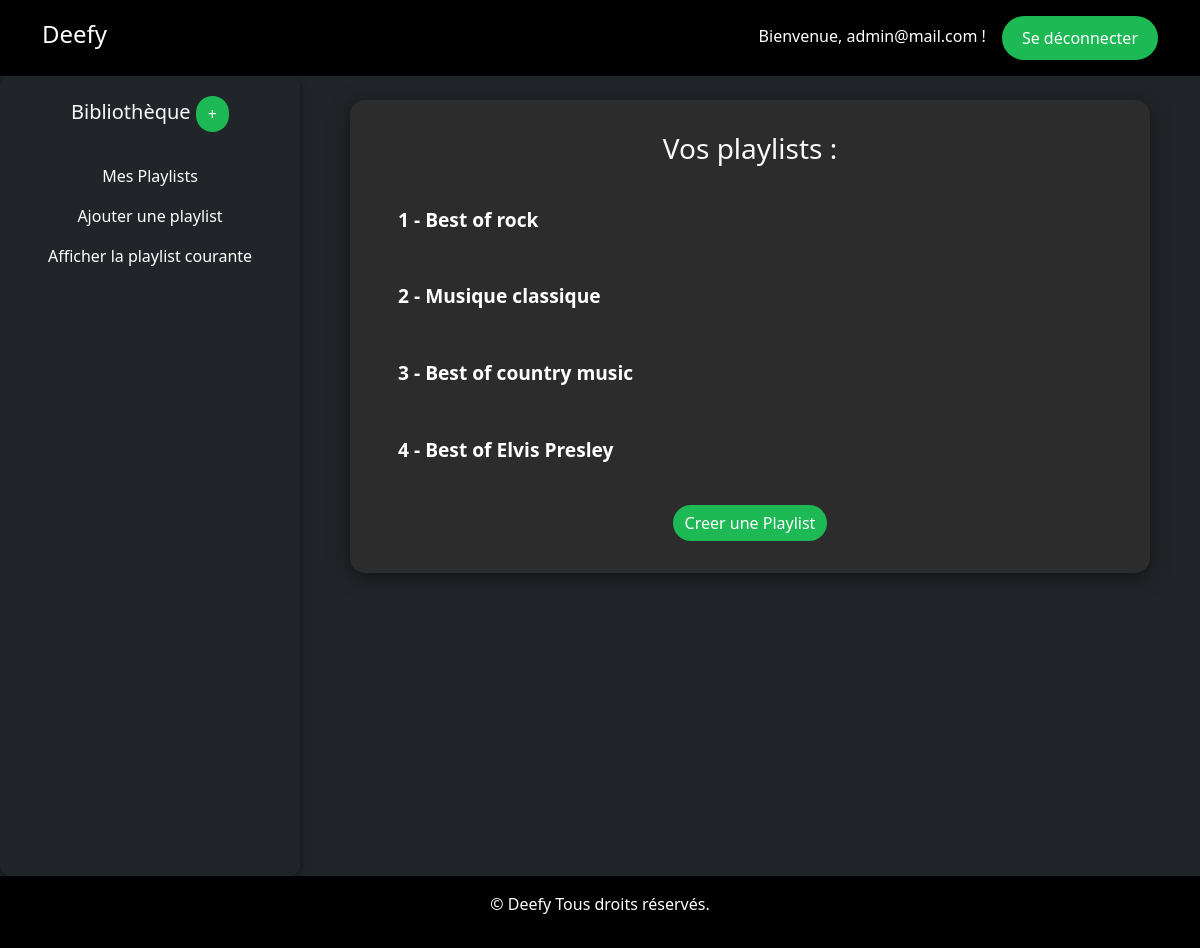
Screenshot of /?action=playlist (signed in) with the database file from the repository.
### tables this page shows
CREATE TABLE `playlist` (
                            `id` int(11) NOT NULL AUTO_INCREMENT,
                            `nom` varchar(100) NOT NULL,
                            PRIMARY KEY (`id`)
);

### index.php (called while the page is built, shortened)
<?php
$action = new D\Dispatcher();
$action->run();

### src/classes/repository/DeefyRepository.php (called while the page is built, shortened)
<?php
class DeefyRepository
{
    private \PDO $pdo;
    private static ?DeefyRepository $instance = null;
    private static array $config = [];
    private function __construct(array $conf)
    {
        $this->pdo = new \PDO($conf['dsn'], $conf['user'], $conf['pass'],
            [\PDO::ATTR_ERRMODE => \PDO::ERRMODE_EXCEPTION]);
    }
    public static function setConfig(string $file)
    {
        $conf = parse_ini_file($file);
        self::$config = $conf;
    }
    public static function getInstance() : DeefyRepository
    {
        if (is_null(self::$instance)) {
            self::$instance = new DeefyRepository(self::$config);
        }
        return self::$instance;
    }
    public function listPlaylist(): array
    {
        $arrayPlaylist = [];
        $queryPlaylist = "SELECT p.id, p.nom FROM playlist p";
        $stmtPlaylist = $this->pdo->query($queryPlaylist);
        while ($data = $stmtPlaylist->fetch()) {
            $playlist = new Playlist($data["nom"]);
            $playlist->setId($data["id"]);
            $arrayPlaylist[] = $playlist;
        }
        return $arrayPlaylist;
    }
}

### src/classes/audio/lists/AudioList.php (called while the page is built, shortened)
<?php
class AudioList
{
    public function __construct(string $nom, int $id = 0, array $pistes = [])
    {
        $this->nom = $nom;
    }
    public function calculerDureePiste(array $pistes): int
    {
        $duree = 0;
        return $duree;
    }
    public function __get(string $at)
    {
        if (property_exists($this, $at)) {
            return $this->$at;
        }
        throw new InvalidPropertyNameException("$at : invalid property");
    }
    public function setId(int $id): void
    {
        $this->id = $id;
    }
}
?>

### src/classes/action/DisplayPlaylistsAction.php (the view, shortened to what this page needs)
<?php
class DisplayPlaylistsAction extends Action
{
    public function execute(): string
    {
        $repository = DeefyRepository::getInstance();
        $res  = <<<HTML
<div class="playlist-container">
<h1 class="h3 mb-4 text-center">Vos playlists : </h1>
HTML;
        try {
            $checkRoleAdmin = Authz::checkRole(User::ROLE_ADMIN);
            $user = AuthnProvider::getSignedInUser();
            if($checkRoleAdmin){
                $listPlaylist = $repository->listPlaylist();
            } else{
                $listPlaylist = $repository->listPlaylist2User($user->id);
            }
        } catch (AuthException $e){
            return $this->errorMessage($e->getMessage());
        }
        $compteur =1;
        foreach ($listPlaylist as $playlist){
            $res .= <<<HTML
<a class="nav-link" href="?action=display-playlist&id=$playlist->id">
<div class="track-item mb-3 "">
    <strong>$compteur - {$playlist->nom}</strong>
</div>
</a>
HTML;
            $compteur++;
        }
        $res .= <<<HTML
    <div class="text-center mt-4">
        <a href="?action=add-playlist" class="btn btn-primary">Creer une Playlist</a>
    </div>
</div>
HTML;
        return $res;
    }
}

### css/styles.css (style rules this page uses)
body { background-color: #121212; color: white; }
.nav-link { transition: color 0.3s; }
.btn-primary { background-color: #1db954; border: none; border-radius: 25px; transition: background-color 0.3s; }
.playlist-container { max-width: 800px; margin: auto; background-color: #2c2c2c; padding: 2rem; border-radius: 15px; box-shadow: 0 4px 20px rgba(0, 0, 0, 0.5); }
.nav-link { color: #ffffff; transition: background-color 0.3s; }
.track-item { display: flex; justify-content: space-between; align-items: center; padding: 1rem; border-bottom: 1px solid #333; }
.track-item:last-child { border-bottom: none; }
.track-item strong { font-size: 1.2rem; }

### rows the page displays
playlist: nom "Best of rock"
playlist: nom "Musique classique"
playlist: nom "Best of country music"
playlist: nom "Best of Elvis Presley"

### other values shown
$userName "admin@mail.com"
